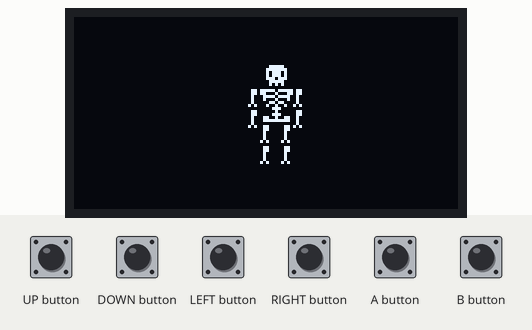
This sketch was run on a simulated Arduboy, built with avr-gcc and run on an emulated ATmega32U4. Parts: 128×64 one-colour display. The test bench sets the inputs (shaded band).

Above: at 0.13 s.
At 1.2 s:
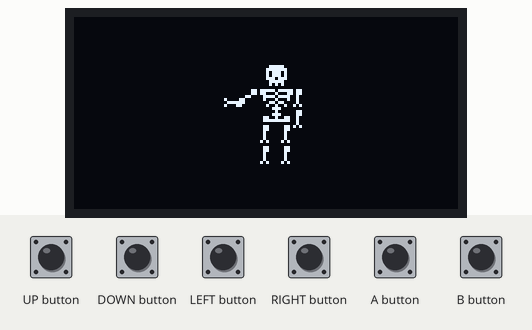
1.3 s: UP button pressed for 0.15 s
At 3.23 s:
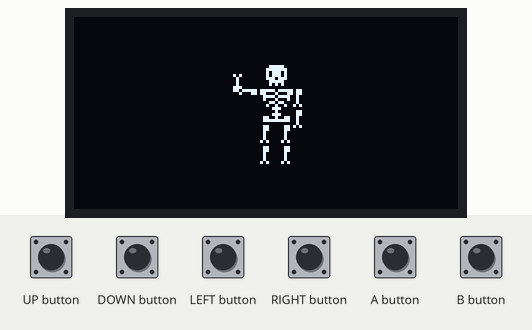
Timing chart, 0 to 4.7 s (numbered marks = the images above; inputs shaded):
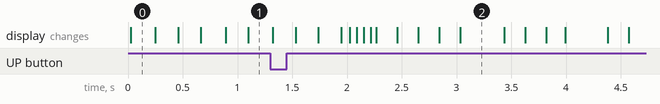

The sketch:

Skeleton.ino
```cpp
#include <Arduboy2.h>
#include "src/Images.h"
// Add frames to the keyframes array to create your animation
// The values are:
// frames since last frame, the first frame should always be 1 here.
// Left shoulder angle
// Left elbow angle
// Right shoulder angle
// Right elbow angle
// Left thigh angle
// Left knee angle
// Right thigh angle
// Right knee angle
// Head X position
// Head Y position
// Torso X position, shoulders and thighs are connected to the torso
// Torso Y position
int keyframes[][13] = {{1, 27, 0, 27, 0, 27, 0, 27, 0, 64, 16, 62, 24}, {120, 0, 9, 27, 0, 27, 0, 27, 0, 64, 16, 62, 24},
                       {20, 1, 4, 27, 0, 27, 0, 27, 0, 64, 16, 62, 24},{60, 1, 9, 27, 0, 27, 0, 27, 0, 64, 16, 62, 24},
                       {60, 1, 4, 27, 0, 27, 0, 27, 0, 64, 16, 62, 24},{60, 1, 9, 27, 0, 27, 0, 27, 0, 64, 16, 62, 24},
                       {120, 27, 0, 27, 0, 27, 0, 27, 0, 64, 16, 62, 24}, {20, 27, 0, 27, 0, 30, 23, 24, 6, 64, 18, 62, 26},
                       {20, 27, 0, 27, 0, 27, 0, 27, 0, 64, 16, 62, 24}};

template <typename type>
type sign(type value) {
 return type((value>0)-(value<0));
}

Arduboy2 arduboy;

const int rots[36] = {1,1,2,3,4,5,6,7,8,
                      26,25,24,23,22,21,20,19,19,
                      27,28,29,30,31,32,33,34,35,
                      17,16,15,14,13,12,11,10,9};

const int nextoffset[36][2] = { {-7,0},  {-6,-1}, {-6,-2}, {-6,-3}, {-5,-4}, {-4,-5}, {-3,-6}, {-2,-6}, {-1,-6},
                                {0,-7},  {1,-6},  {2,-6},  {3,-6},  {4,-5},  {5,-4},  {6,-3},  {6,-2},  {6,-1},
                                {7,0},   {6,1},   {6,2},   {6,3},   {5,4},   {4,5},   {3,6},   {2,6},   {1,6},
                                {0,7},   {-1,6},  {-2,6},  {-3,6},  {-4,5},  {-5,4},  {-6,3},  {-6,2},  {-6,1}};

float framedat[13] = {0, 0, 0, 0, 0, 0, 0, 0, 0, 0, 0, 0, 0};
int currentframe = 0;
float LShoulder = keyframes[0][1];
float LElbow = keyframes[0][2];
float RShoulder = keyframes[0][3];
float RElbow = keyframes[0][4];
float LThigh = keyframes[0][5];
float LKnee = keyframes[0][6];
float RThigh = keyframes[0][7];
float RKnee = keyframes[0][8];
float headX = 64;
float headY = 16;
float torsoX = 62;
float torsoY = 24;

void setup() {

  arduboy.boot();
  arduboy.flashlight();
  arduboy.systemButtons();
  arduboy.initRandomSeed();

}

int clampRot(int rot) {
  while (rot < 0) rot += 35;
  rot = rot % 36;
  return rot;
}

void drawLimb(int x, int y, int rot) {
  int offsetX = -5;
  int offsetY = -5;
  if (rot > 8) {
    offsetX = -5+4;
    offsetY = -5;
  }
  if (rot > 17) {
    offsetY = -5+3;
  }
  if (rot > 26) {
    offsetX = -5;
  }
  Sprites::drawSelfMasked(x + offsetX, y + offsetY, Images::Bones, rots[rot]);
}

void loop() {

  if (!(arduboy.nextFrame())) return;

  arduboy.pollButtons();
  arduboy.setCursor(0,0);

  if (framedat[0] >= keyframes[currentframe][0]) {
    framedat[0] = 0;
    for(int i = 1; i<9; i++) {
      framedat[i] = keyframes[currentframe][i] - keyframes[currentframe+1][i];
      if (framedat[i] < -18) framedat[i] = keyframes[currentframe+1][i] - keyframes[currentframe][i] - 18;
      if (framedat[i] > 18) framedat[i] = keyframes[currentframe+1][i] - keyframes[currentframe][i] + 18;
      framedat[i] = framedat[i] / keyframes[currentframe+1][0];
    }
    for(int i = 9; i<13; i++) {
      framedat[i] = keyframes[currentframe][i] - keyframes[currentframe+1][i];
      framedat[i] = framedat[i] / keyframes[currentframe+1][0];
    }
    LShoulder = keyframes[currentframe][1];
    LElbow = keyframes[currentframe][2];
    RShoulder = keyframes[currentframe][3];
    RElbow = keyframes[currentframe][4];
    LThigh = keyframes[currentframe][5];
    LKnee = keyframes[currentframe][6];
    RThigh = keyframes[currentframe][7];
    RKnee = keyframes[currentframe][8];
    headX = keyframes[currentframe][9];
    headY = keyframes[currentframe][10];
    torsoX = keyframes[currentframe][11];
    torsoY = keyframes[currentframe][12];
    currentframe ++;
    if (currentframe >= sizeof(keyframes)/sizeof(keyframes[0])) {
      currentframe = 0;
      LShoulder = keyframes[currentframe][1];
      LElbow = keyframes[currentframe][2];
      RShoulder = keyframes[currentframe][3];
      RElbow = keyframes[currentframe][4];
      LThigh = keyframes[currentframe][5];
      LKnee = keyframes[currentframe][6];
      RThigh = keyframes[currentframe][7];
      RKnee = keyframes[currentframe][8];
      headX = keyframes[currentframe][9];
      headY = keyframes[currentframe][10];
      torsoX = keyframes[currentframe][11];
      torsoY = keyframes[currentframe][12];
      for(int i = 1; i < 13; i++) {
        framedat[i] = 0;
      }
    }
  }
  //arduboy.print(framedat[9]);
  LShoulder -= framedat[1];
  LElbow -= framedat[2];
  RShoulder -= framedat[3];
  RElbow -= framedat[4];
  LThigh -= framedat[5];
  LKnee -= framedat[6];
  RThigh -= framedat[7];
  RKnee -= framedat[8];
  headX -= framedat[9];
  headY -= framedat[10];
  torsoX -= framedat[11];
  torsoY -= framedat[12];
  framedat[0] ++;


  Sprites::drawSelfMasked(headX, headY, Images::Head, 0);
  Sprites::drawSelfMasked(torsoX, torsoY, Images::Torso, 0);

  int angleLShoulder = clampRot(LShoulder);
  int angleRShoulder = clampRot(RShoulder);
  int angleLElbow = clampRot(angleLShoulder + LElbow);
  int angleRElbow = clampRot(angleRShoulder + RElbow);
  int angleLThigh = clampRot(LThigh);
  int angleRThigh = clampRot(RThigh);
  int angleLKnee = clampRot(angleLThigh + LKnee);
  int angleRKnee = clampRot(angleRThigh + RKnee);

  drawLimb(torsoX - 2, torsoY + 1, angleLShoulder);
  drawLimb(torsoX - 2 + nextoffset[angleLShoulder][0], torsoY + 1 + nextoffset[angleLShoulder][1], angleLElbow);
  drawLimb(torsoX + 13, torsoY + 1, angleRShoulder);
  drawLimb(torsoX + 13 + nextoffset[angleRShoulder][0], torsoY + 1 + nextoffset[angleRShoulder][1], angleRElbow);
  drawLimb(torsoX + 2, torsoY + 13, angleLThigh);
  drawLimb(torsoX + 2 + nextoffset[angleLThigh][0], torsoY + 13 + nextoffset[angleLThigh][1], angleLKnee);
  drawLimb(torsoX + 9, torsoY + 13, angleRThigh);
  drawLimb(torsoX + 9 + nextoffset[angleRThigh][0], torsoY + 13 + nextoffset[angleRThigh][1], angleRKnee);

  arduboy.display(true);

}
```

Source omitted: Images.h (data table, 2130 bytes)
